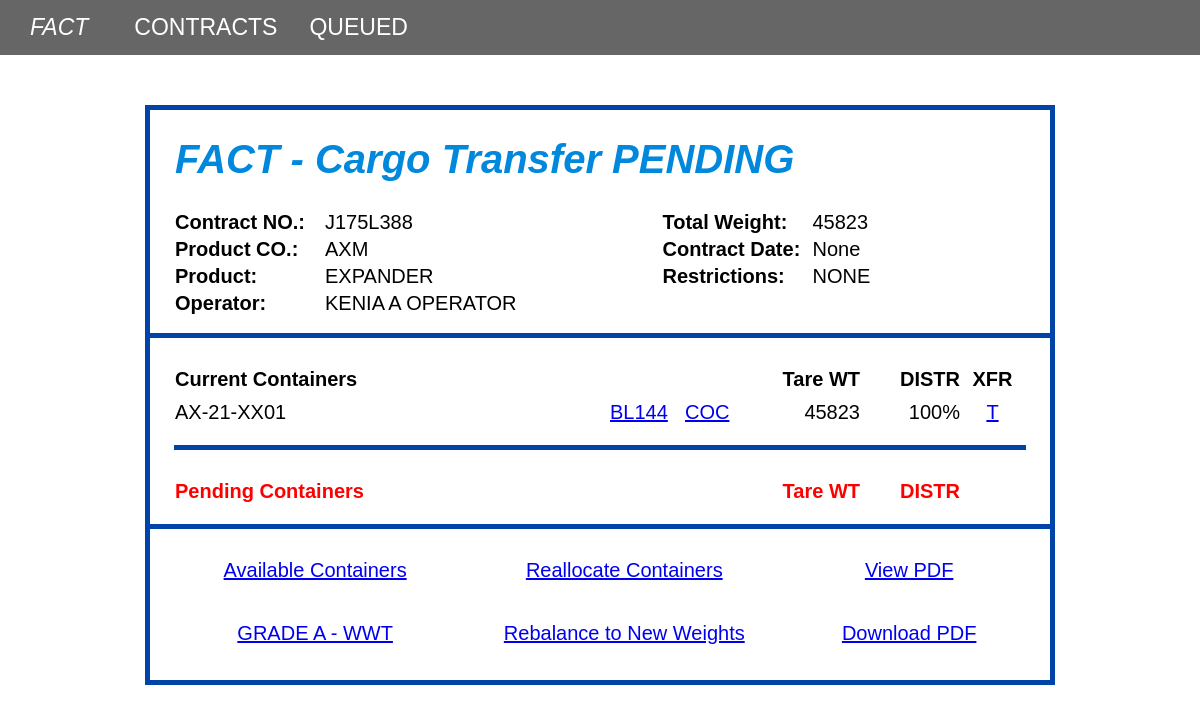
Before: /contract/1/pending with the older database file.
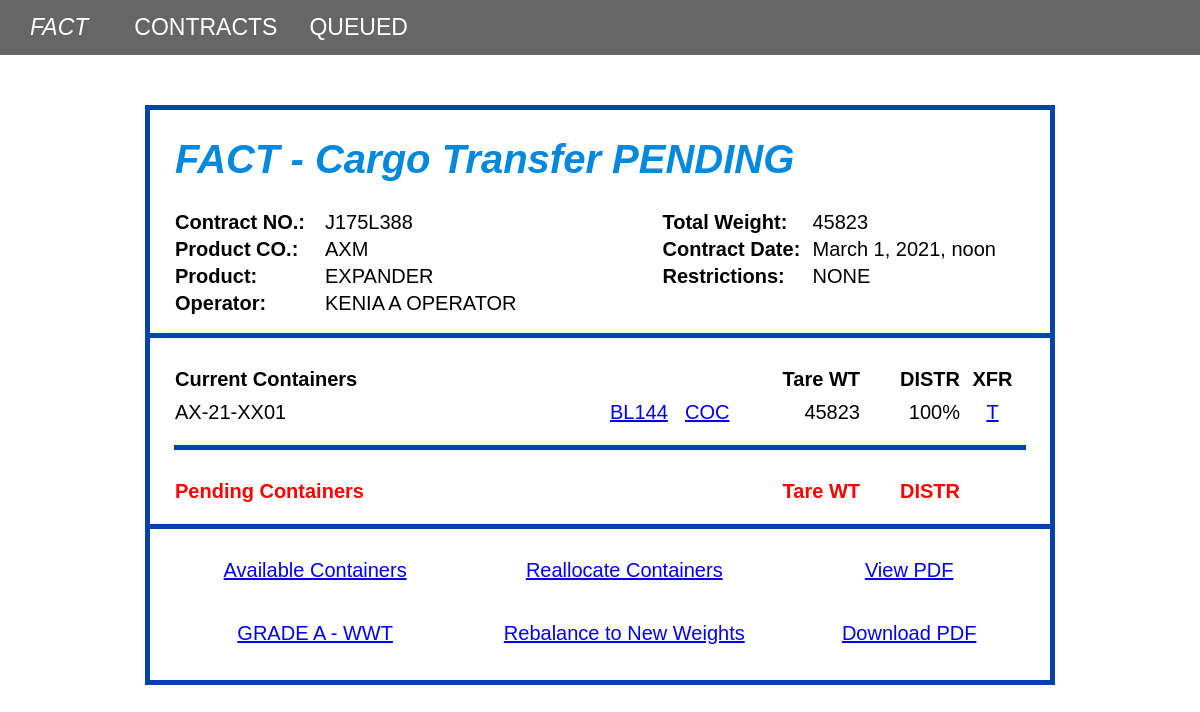
After: the same page with the newer database file.
### contracts/models.py (models this page shows, shortened)
class Contract(models.Model):
    contract_number = models.CharField(max_length=10)
    company_code = models.CharField(max_length=3)
    product = models.CharField(max_length=25)
    operator = models.CharField(max_length=50)
    total_weight = models.PositiveIntegerField()
    contract_date = models.DateTimeField(default=timezone.now)
    restrictions = models.CharField(max_length=20)
    curr_containers = models.JSONField()
    pend_containers = models.JSONField(null=True, blank=True)
    contract_date_updated_at = models.DateTimeField(auto_now=True)

### pages/views.py (the view)
# urls.py: path("contract/<int:pk>/pending", ContractPendingDetailView.as_view(), name="pending"),
class ContractPendingDetailView(DetailView):
    model = Contract
    template_name = 'pending.html'

### templates/pending.html (shortened to what this page needs)
{% extends 'base.html' %}
{% block content %}
<div id="__pending">
  <h1 id="title">FACT - Cargo Transfer PENDING</h1>
  <section id="contract-info">
    <div class="info-field">
      <p><b>Contract NO.:</b></p>
      <p>{{ contract.contract_number }}</p>
    </div>
    <div class="info-field">
      <p><b>Total Weight:</b></p>
      <p>{{ contract.total_weight }}</p>
    </div>
    <div class="info-field">
      <p><b>Product CO.:</b></p>
      <p>{{ contract.company_code }}</p>
    </div>
    <div class="info-field">
      <p><b>Contract Date:</b></p>
      <p>{{ contract.contract_date }}</p>
    </div>
    <div class="info-field">
      <p><b>Product:</b></p>
      <p>{{ contract.product }}</p>
    </div>
    <div class="info-field">
      <p><b>Restrictions:</b></p>
      <p>{{contract.restrictions}}</p>
    </div>
    <div class="info-field">
      <p><b>Operator:</b></p>
      <p>{{ contract.operator }}</p>
    </div>
  </section>
  <div class="border-line"></div>
<section id="current-containers">
  <div id="current-containers-parts">
    <div class="container-headers">
      <p><b>Current Containers</b></p>
      <p></p>
      <p></p>
      <p class="align-end"><b>Tare WT</b></p>
      <p class="align-end"><b>DISTR</b></p>
      <p class="align-center"><b>XFR</b></p>
    </div>
    {% for container in contract.curr_containers %}
    <div class="container-info">
      <p>{{ container.container }}</p>
      <p><a href="#">BL144</a></p>
      <p><a href="#">COC</a></p>
      <p class="align-end">{{ container.weight }}</p>
      <p class="align-end">100%</p>
      <p class="align-center">
        <a
          href="{% url 'queue' contract.id container.container|urlencode:"" %}"
          >T</a
        >
      </p>
    </div>
    {% endfor %}
</div>
<div class="border-line"></div>
</section>
      <section id="pending-containers" class="text-red">
        <div id="pending-containers-parts">
          <div class="container-headers">
            <p><b>Pending Containers</b></p>
            <p></p>
            <p></p>
            <p class="align-end"><b>Tare WT</b></p>
            <p class="align-end"><b>DISTR</b></p>
          </div>
      </div>
    </section>
<div class="border-line"></div>
  <section id="hyperlinks">
    <p class="align-center"><a href="{% url 'containers' %}">Available Containers</a></p>
    <p class="align-center"><a href="#">Reallocate Containers</a></p>
    <p class="align-center"><a href="{% url 'pdf_view' contract.id %}">View PDF</a></p>
    <p class="align-center"><a href="{% url 'grade_a'  %}">GRADE A - WWT</a></p>
    <p class="align-center"><a href="#">Rebalance to New Weights</a></p>
    <p class="align-center"><a href="{% url 'pdf_download' %}">Download PDF</a></p>
  </section>
</div>
{% endblock content %}

Changed rows visible on the page:
changed Contract "AXM": contract_date "None" → "March 1, 2021, noon"
